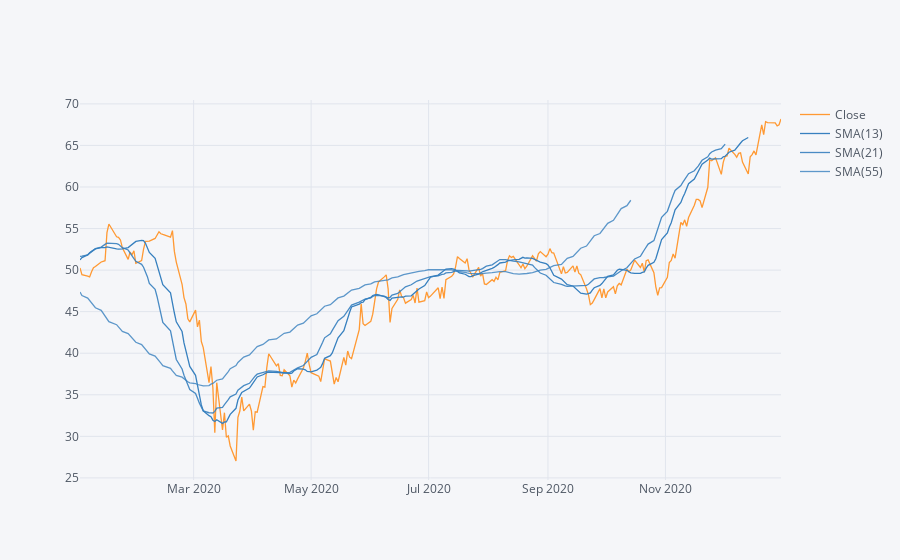

The cell this chart's notebook holds for it:
### Markdown cell above
** Use .ta_plot(study='sma') to create a Simple Moving Averages plot of Morgan Stanley for the year 2015.**

### Code cell
MS['Close'].loc['2020'].ta_plot(study='sma',periods=[13,21,55],title='Simple Moving Averages')

### Figure 1 — Plotly figure (JSON) as saved in the notebook; plotly's stock layout.template omitted (floating-point values rounded to 4 significant figures; data arrays with more than 128 entries replaced by an {"elided": "..."} marker saying what was removed)
{"data": [{"line": {"color": "rgba(255, 153, 51, 1.0)", "dash": "solid", "shape": "linear", "width": 1.3}, "mode": "lines", "name": "Close", "text": "", "type": "scatter", "x": {"elided": "253 str values"}, "y": {"elided": "253 float values"}}, {"line": {"color": "rgba(55, 128, 191, 1.0)", "dash": "solid", "shape": "linear", "width": 1.3}, "mode": "lines", "name": "SMA(13)", "text": "", "type": "scatter", "x": {"elided": "253 str values"}, "y": {"elided": "253 mixed values"}}, {"line": {"color": "rgba(55, 128, 191, 0.8999999999999999)", "dash": "solid", "shape": "linear", "width": 1.3}, "mode": "lines", "name": "SMA(21)", "text": "", "type": "scatter", "x": {"elided": "253 str values"}, "y": {"elided": "253 mixed values"}}, {"line": {"color": "rgba(55, 128, 191, 0.7999999999999998)", "dash": "solid", "shape": "linear", "width": 1.3}, "mode": "lines", "name": "SMA(55)", "text": "", "type": "scatter", "x": {"elided": "253 str values"}, "y": {"elided": "253 mixed values"}}], "layout": {"legend": {"bgcolor": "#F5F6F9", "font": {"color": "#4D5663"}}, "paper_bgcolor": "#F5F6F9", "plot_bgcolor": "#F5F6F9", "title": {"font": {"color": "#4D5663"}}, "xaxis": {"gridcolor": "#E1E5ED", "showgrid": true, "tickfont": {"color": "#4D5663"}, "title": {"font": {"color": "#4D5663"}, "text": ""}, "zerolinecolor": "#E1E5ED"}, "yaxis": {"gridcolor": "#E1E5ED", "showgrid": true, "tickfont": {"color": "#4D5663"}, "title": {"font": {"color": "#4D5663"}, "text": ""}, "zerolinecolor": "#E1E5ED"}}}
